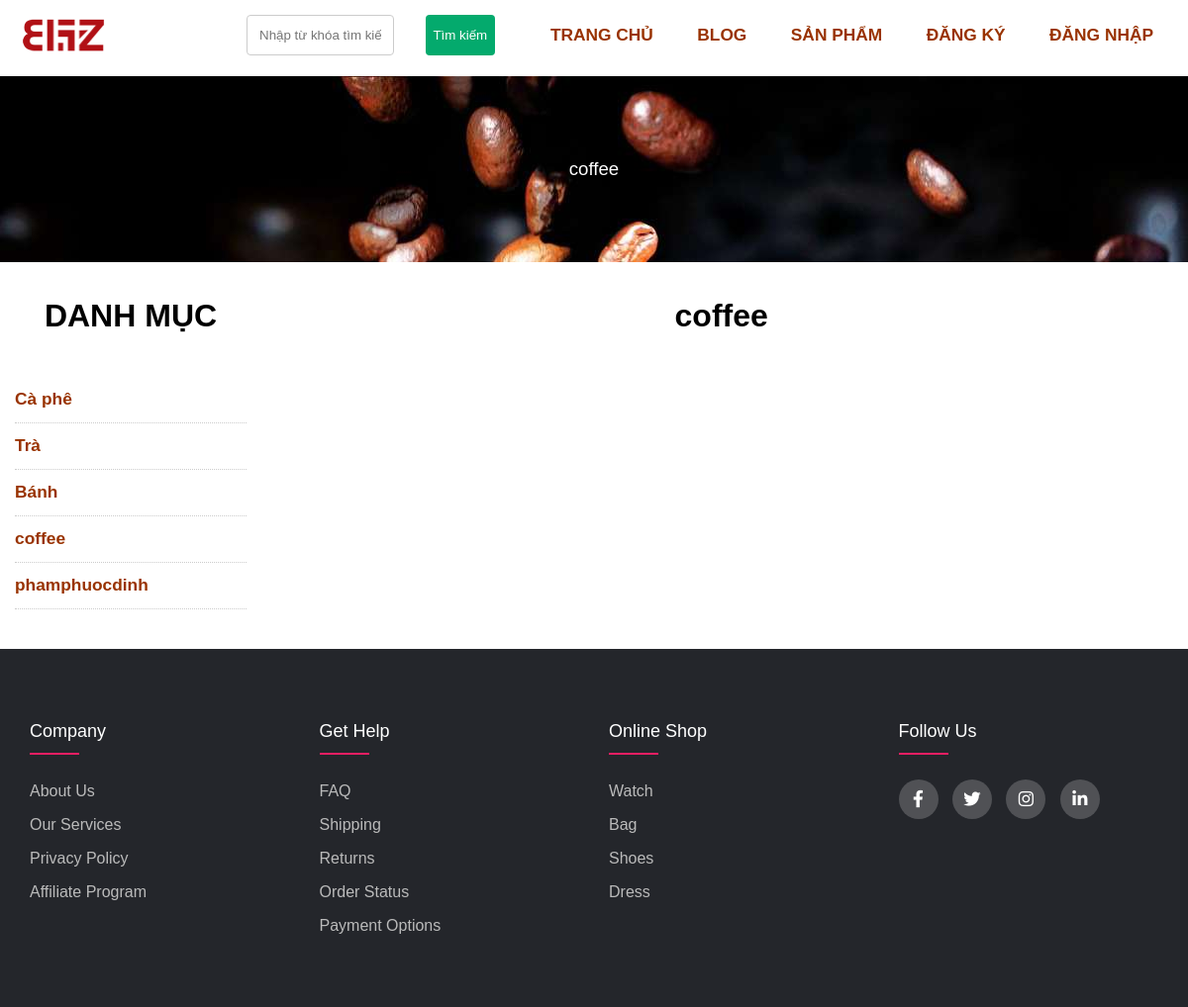
Page /index.php?pg=sanpham&iddm=19 on the committed database.
### tables this page shows
CREATE TABLE `danhmuc` (
  `id` int(4) NOT NULL,
  `name` varchar(50) NOT NULL,
  `home` tinyint(1) NOT NULL DEFAULT 0,
  `stt` tinyint(1) NOT NULL DEFAULT 0
);

### dao/pdo.php (called while the page is built, shortened)
<?php
function pdo_get_connection(){
    $dburl = "mysql:host=localhost;dbname=test;charset=utf8";
    $username = 'root';
    $password = '';
    $conn = new PDO($dburl, $username, $password);
    $conn->setAttribute(PDO::ATTR_ERRMODE, PDO::ERRMODE_EXCEPTION);
    return $conn;
}
function pdo_query($sql){
    $sql_args = array_slice(func_get_args(), 1);
    try{
        $conn = pdo_get_connection();
        $stmt = $conn->prepare($sql);
        $stmt->execute($sql_args);
        $rows = $stmt->fetchAll();
        return $rows;
    }
    catch(PDOException $e){
        throw $e;
    }
    finally{
        unset($conn);
    }
}
function pdo_query_one($sql){
    $sql_args = array_slice(func_get_args(), 1);
    try{
        $conn = pdo_get_connection();
        $stmt = $conn->prepare($sql);
        $stmt->execute($sql_args);
        $row = $stmt->fetch(PDO::FETCH_ASSOC);
        return $row;
    }
    catch(PDOException $e){
        throw $e;
    }
    finally{
        unset($conn);
    }
}

### dao/danhmuc.php (the view, shortened to what this page needs)
<?php
require_once 'pdo.php';
function danhmuc_all()
{
    $sql = "SELECT * FROM danhmuc ORDER BY stt DESC";
    return pdo_query($sql);
}
function showdm($dsdm)
{
    $html_dm = '';
    foreach ($dsdm as $dm) {
        extract($dm);
        $link = 'index.php?pg=sanpham&iddm=' . $id;
        $html_dm .= '<a href="' . $link . '">' . $name . '</a>';
    }
    return $html_dm;
}
function get_name_dm($id)
{
    $sql = "SELECT name FROM danhmuc WHERE id=" . $id;
    $kq = pdo_query_one($sql);
    return $kq["name"];
}

### view/sanpham.php (shortened to what this page needs)
<?php
    $html_dm=showdm($dsdm);
    if($titlepage!="") $title=$titlepage;
    else $title="SẢN PHẨM";
?>
<div class="containerfull">
        <div class="bgbanner"><?=$title?></div>
    </div>
    <section class="containerfull">
        <div class="container">
            <div class="boxleft mr2pt menutrai">
                <h1>DANH MỤC</h1><br><br>
                <?=$html_dm;?>
            </div>
            <div class="boxright">
                <h1><?=$title?></h1><br>
            </div>
        </div>
    </section>

### layout/css/style.css (style rules this page uses)
body { margin: 0; font-family: Arial, Helvetica, sans-serif; }
.containerfull, .row { float: left; width: 100%; }
.container { width: 1200px; margin: 0 auto; }
section, .mr30 { margin: 30px 0px; }
.mr2pt { margin-right: 2%; }
body { line-height: 1.5; font-family: 'Poppins', sans-serif; }
* { margin:0; padding:0; box-sizing: border-box; }
.container { max-width: 1170px; margin:auto; }
.boxleft { float: left; width: 45%; }
.boxright { float: left; width: 48%; }
h1 { text-align: center; font-size: 24pt; margin: 0px; }
a { color: #993300; font-size: 13pt; font-weight: bold; text-decoration: none; }
.boxleft { float: left; width: 20%; }
.boxright { float: left; width: 78%; }
.menutrai a { display: block; width: 100%; color: #993300; font-size: 13pt; font-weight: bold; text-decoration: none; margin-bottom: 10px; padding-bottom: 10px; border-bottom: 1px #CCC dotted; }
.bgbanner { float: left; width: 100%; padding: 80px 0px; text-align: center; background-image: url('../images/bgpage.jpg'); font-size: 14pt; color: #FFFFFF; }

### rows in the picture
danhmuc: name "coffee"
danhmuc: name "Cà phê"
danhmuc: name "Trà"
danhmuc: name "Bánh"
danhmuc: name "phamphuocdinh"
